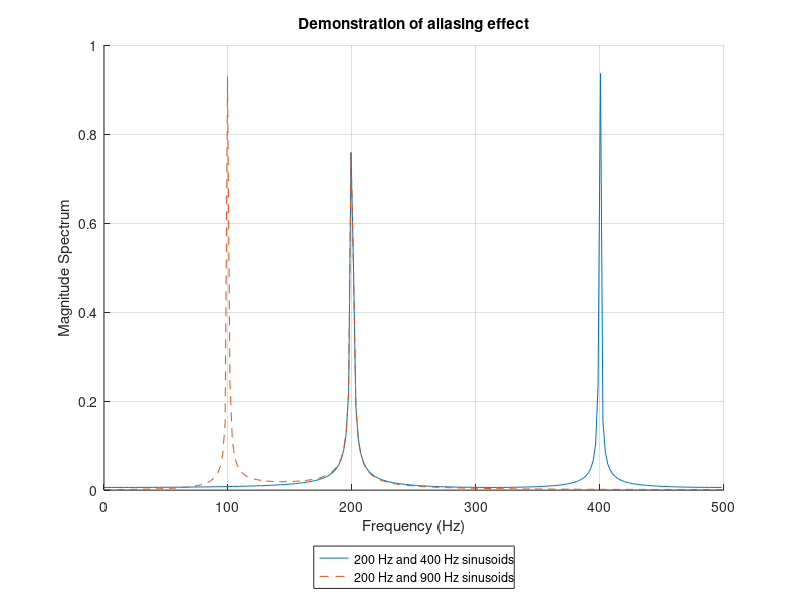

Here is the MATLAB script that generated this plot:
close all; clear variables; clc;
N = 512; % Data length
fs = 1000;  % Sampling frequency
f = (0:N-1)*fs/N;   % Frequency vector
t = (0:N-1)/fs;  % Time vector
x1 = sin(2*pi*200*t) + sin(2*pi*400*t); % Signal 1
x2 = sin(2*pi*200*t) + sin(2*pi*900*t); % Signal 2
X1 = fft(x1); % FFT of signal 1
X2 = fft(x2); % FFT of signal 2
X1_abs = 2*abs(X1)/N; % Magnitude spectrum of signal 1
X2_abs = 2*abs(X2)/N; % Magnitude spectrum of signal 2
% ---------------- Plotting settings ----------------------------
hold on
plot(f(1:N/2),X1_abs(1:N/2),'DisplayName','200 Hz and 400 Hz sinusoids')
plot(f(1:N/2),X2_abs(1:N/2),'--','DisplayName','200 Hz and 900 Hz sinusoids')
legend('Orientation','vertical','Box','on','Location','southoutside')
title('Demonstration of aliasing effect')
ylabel('Magnitude Spectrum')
xlabel('Frequency (Hz)');
grid()